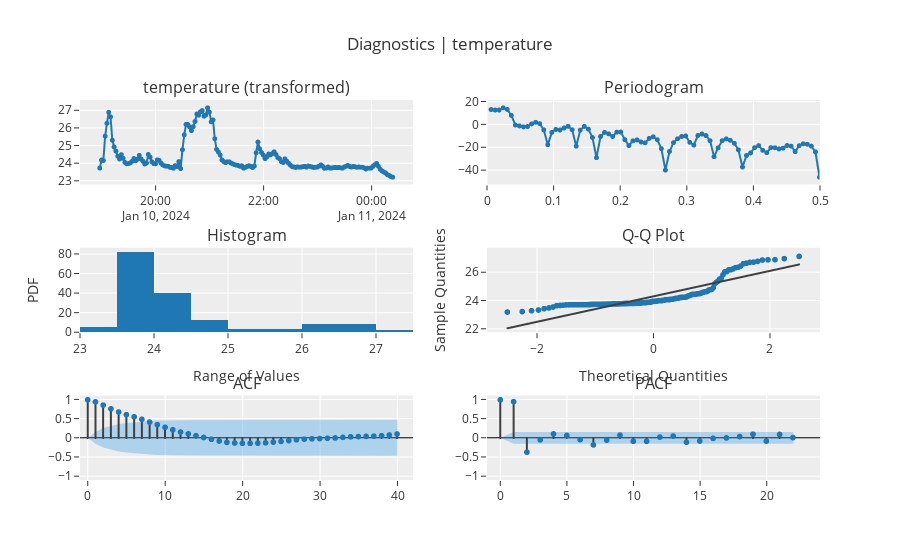

Notebook cell for this chart:
### Code cell
exp_ts.plot_model(plot="diagnostics")

### Figure 1 — Plotly figure (JSON) as saved in the notebook; plotly's stock layout.template omitted (floating-point values rounded to 4 significant figures; data arrays with more than 128 entries replaced by an {"elided": "..."} marker saying what was removed)
{"data": [{"line": {"color": "rgb(31, 119, 180)", "width": 2}, "marker": {"color": "rgb(31, 119, 180)", "size": 5}, "mode": "lines+markers", "name": "temperature (transformed)", "showlegend": false, "type": "scattergl", "x": {"elided": "164 str values"}, "xaxis": "x", "y": {"elided": "164 float values"}, "yaxis": "y"}, {"hoverinfo": "text", "hovertext": ["Freq: 0.0061<br>Ampl: 13.3932<br>Time period: 164.0", "Freq: 0.0122<br>Ampl: 12.9141<br>Time period: 82.0", "Freq: 0.0183<br>Ampl: 12.9118<br>Time period: 54.6667", "Freq: 0.0244<br>Ampl: 14.8997<br>Time period: 41.0", "Freq: 0.0305<br>Ampl: 13.4684<br>Time period: 32.8", "Freq: 0.0366<br>Ampl: 8.23<br>Time period: 27.3333", "Freq: 0.0427<br>Ampl: -0.2167<br>Time period: 23.4286", "Freq: 0.0488<br>Ampl: -0.9972<br>Time period: 20.5", "Freq: 0.0549<br>Ampl: -1.8743<br>Time period: 18.2222", "Freq: 0.061<br>Ampl: -1.5535<br>Time period: 16.4", "Freq: 0.0671<br>Ampl: 0.7379<br>Time period: 14.9091", "Freq: 0.0732<br>Ampl: 2.1471<br>Time period: 13.6667", "Freq: 0.0793<br>Ampl: 0.9653<br>Time period: 12.6154", "Freq: 0.0854<br>Ampl: -4.4854<br>Time period: 11.7143", "Freq: 0.0915<br>Ampl: -17.5451<br>Time period: 10.9333", "Freq: 0.0976<br>Ampl: -6.6921<br>Time period: 10.25", "Freq: 0.1037<br>Ampl: -4.1384<br>Time period: 9.6471", "Freq: 0.1098<br>Ampl: -4.6257<br>Time period: 9.1111", "Freq: 0.1159<br>Ampl: -2.8407<br>Time period: 8.6316", "Freq: 0.122<br>Ampl: -1.3768<br>Time period: 8.2", "Freq: 0.128<br>Ampl: -4.3914<br>Time period: 7.8095", "Freq: 0.1341<br>Ampl: -18.851<br>Time period: 7.4545", "Freq: 0.1402<br>Ampl: -4.7454<br>Time period: 7.1304", "Freq: 0.1463<br>Ampl: -1.4307<br>Time period: 6.8333", "Freq: 0.1524<br>Ampl: -3.8407<br>Time period: 6.56", "Freq: 0.1585<br>Ampl: -11.2287<br>Time period: 6.3077", "Freq: 0.1646<br>Ampl: -28.9091<br>Time period: 6.0741", "Freq: 0.1707<br>Ampl: -10.3445<br>Time period: 5.8571", "Freq: 0.1768<br>Ampl: -6.701<br>Time period: 5.6552", "Freq: 0.1829<br>Ampl: -8.0101<br>Time period: 5.4667", "Freq: 0.189<br>Ampl: -10.2567<br>Time period: 5.2903", "Freq: 0.1951<br>Ampl: -6.4821<br>Time period: 5.125", "Freq: 0.2012<br>Ampl: -6.3853<br>Time period: 4.9697", "Freq: 0.2073<br>Ampl: -13.1383<br>Time period: 4.8235", "Freq: 0.2134<br>Ampl: -18.3246<br>Time period: 4.6857", "Freq: 0.2195<br>Ampl: -14.1025<br>Time period: 4.5556", "Freq: 0.2256<br>Ampl: -13.2954<br>Time period: 4.4324", "Freq: 0.2317<br>Ampl: -15.1677<br>Time period: 4.3158", "Freq: 0.2378<br>Ampl: -15.8767<br>Time period: 4.2051", "Freq: 0.2439<br>Ampl: -11.9736<br>Time period: 4.1", "Freq: 0.25<br>Ampl: -10.5911<br>Time period: 4.0", "Freq: 0.2561<br>Ampl: -13.1548<br>Time period: 3.9048", "Freq: 0.2622<br>Ampl: -21.0006<br>Time period: 3.814", "Freq: 0.2683<br>Ampl: -39.8441<br>Time period: 3.7273", "Freq: 0.2744<br>Ampl: -23.5212<br>Time period: 3.6444", "Freq: 0.2805<br>Ampl: -15.7177<br>Time period: 3.5652", "Freq: 0.2866<br>Ampl: -12.3117<br>Time period: 3.4894", "Freq: 0.2927<br>Ampl: -10.3172<br>Time period: 3.4167", "Freq: 0.2988<br>Ampl: -9.8521<br>Time period: 3.3469", "Freq: 0.3049<br>Ampl: -15.4198<br>Time period: 3.28", "Freq: 0.311<br>Ampl: -17.9157<br>Time period: 3.2157", "Freq: 0.3171<br>Ampl: -9.4848<br>Time period: 3.1538", "Freq: 0.3232<br>Ampl: -8.1091<br>Time period: 3.0943", "Freq: 0.3293<br>Ampl: -9.526<br>Time period: 3.037", "Freq: 0.3354<br>Ampl: -13.9992<br>Time period: 2.9818", "Freq: 0.3415<br>Ampl: -28.0736<br>Time period: 2.9286", "Freq: 0.3476<br>Ampl: -20.3149<br>Time period: 2.8772", "Freq: 0.3537<br>Ampl: -14.0028<br>Time period: 2.8276", "Freq: 0.3598<br>Ampl: -12.4207<br>Time period: 2.7797", "Freq: 0.3659<br>Ampl: -13.6848<br>Time period: 2.7333", "Freq: 0.372<br>Ampl: -16.2768<br>Time period: 2.6885", "Freq: 0.378<br>Ampl: -22.0344<br>Time period: 2.6452", "Freq: 0.3841<br>Ampl: -37.1492<br>Time period: 2.6032", "Freq: 0.3902<br>Ampl: -27.0163<br>Time period: 2.5625", "Freq: 0.3963<br>Ampl: -24.7932<br>Time period: 2.5231", "Freq: 0.4024<br>Ampl: -20.0934<br>Time period: 2.4848", "Freq: 0.4085<br>Ampl: -18.3391<br>Time period: 2.4478", "Freq: 0.4146<br>Ampl: -22.4355<br>Time period: 2.4118", "Freq: 0.4207<br>Ampl: -24.546<br>Time period: 2.3768", "Freq: 0.4268<br>Ampl: -20.1189<br>Time period: 2.3429", "Freq: 0.4329<br>Ampl: -20.2079<br>Time period: 2.3099", "Freq: 0.439<br>Ampl: -21.2283<br>Time period: 2.2778", "Freq: 0.4451<br>Ampl: -20.6326<br>Time period: 2.2466", "Freq: 0.4512<br>Ampl: -18.2465<br>Time period: 2.2162", "Freq: 0.4573<br>Ampl: -18.792<br>Time period: 2.1867", "Freq: 0.4634<br>Ampl: -23.58<br>Time period: 2.1579", "Freq: 0.4695<br>Ampl: -18.3784<br>Time period: 2.1299", "Freq: 0.4756<br>Ampl: -16.7331<br>Time period: 2.1026", "Freq: 0.4817<br>Ampl: -17.1685<br>Time period: 2.0759", "Freq: 0.4878<br>Ampl: -18.784<br>Time period: 2.05", "Freq: 0.4939<br>Ampl: -23.8805<br>Time period: 2.0247", "Freq: 0.5<br>Ampl: -46.0957<br>Time period: 2.0"], "line": {"color": "#1f77b4", "width": 2}, "marker": {"size": 5}, "mode": "lines+markers", "name": "temperature (transformed)", "showlegend": false, "type": "scattergl", "x": [0.006098, 0.0122, 0.01829, 0.02439, 0.03049, 0.03659, 0.04268, 0.04878, 0.05488, 0.06098, 0.06707, 0.07317, 0.07927, 0.08537, 0.09146, 0.09756, 0.1037, 0.1098, 0.1159, 0.122, 0.128, 0.1341, 0.1402, 0.1463, 0.1524, 0.1585, 0.1646, 0.1707, 0.1768, 0.1829, 0.189, 0.1951, 0.2012, 0.2073, 0.2134, 0.2195, 0.2256, 0.2317, 0.2378, 0.2439, 0.25, 0.2561, 0.2622, 0.2683, 0.2744, 0.2805, 0.2866, 0.2927, 0.2988, 0.3049, 0.311, 0.3171, 0.3232, 0.3293, 0.3354, 0.3415, 0.3476, 0.3537, 0.3598, 0.3659, 0.372, 0.378, 0.3841, 0.3902, 0.3963, 0.4024, 0.4085, 0.4146, 0.4207, 0.4268, 0.4329, 0.439, 0.4451, 0.4512, 0.4573, 0.4634, 0.4695, 0.4756, 0.4817, 0.4878, 0.4939, 0.5], "xaxis": "x2", "y": [13.39, 12.91, 12.91, 14.9, 13.47, 8.23, -0.2167, -0.9972, -1.874, -1.554, 0.7379, 2.147, 0.9653, -4.485, -17.55, -6.692, -4.138, -4.626, -2.841, -1.377, -4.391, -18.85, -4.745, -1.431, -3.841, -11.23, -28.91, -10.34, -6.701, -8.01, -10.26, -6.482, -6.385, -13.14, -18.32, -14.1, -13.3, -15.17, -15.88, -11.97, -10.59, -13.15, -21.0, -39.84, -23.52, -15.72, -12.31, -10.32, -9.852, -15.42, -17.92, -9.485, -8.109, -9.526, -14.0, -28.07, -20.31, -14.0, -12.42, -13.68, -16.28, -22.03, -37.15, -27.02, -24.79, -20.09, -18.34, -22.44, -24.55, -20.12, -20.21, -21.23, -20.63, -18.25, -18.79, -23.58, -18.38, -16.73, -17.17, -18.78, -23.88, -46.1], "yaxis": "y2"}, {"alignmentgroup": "True", "bingroup": "x", "hovertemplate": "variable=temperature (transformed)<br>value=%{x}<br>count=%{y}<extra></extra>", "legendgroup": "temperature (transformed)", "marker": {"color": "#1f77b4", "pattern": {"shape": ""}}, "name": "temperature (transformed)", "offsetgroup": "temperature (transformed)", "orientation": "v", "showlegend": false, "type": "histogram", "x": {"elided": "164 float values"}, "xaxis": "x3", "yaxis": "y3"}, {"marker": {"color": "#1f77b4"}, "mode": "markers", "name": "temperature (transformed)", "showlegend": false, "type": "scattergl", "x": {"elided": "164 float values"}, "xaxis": "x4", "y": {"elided": "164 float values"}, "yaxis": "y4"}, {"line": {"color": "#3f3f3f"}, "mode": "lines", "name": "temperature (transformed)", "showlegend": false, "type": "scattergl", "x": {"elided": "164 float values"}, "xaxis": "x4", "y": {"elided": "164 float values"}, "yaxis": "y4"}, {"line": {"color": "#3f3f3f"}, "mode": "lines", "name": "ACF", "showlegend": false, "type": "scattergl", "x": [0, 0], "xaxis": "x5", "y": [0, 1], "yaxis": "y5"}, {"line": {"color": "#3f3f3f"}, "mode": "lines", "name": "ACF", "showlegend": false, "type": "scattergl", "x": [1, 1], "xaxis": "x5", "y": [0, 0.9459], "yaxis": "y5"}, {"line": {"color": "#3f3f3f"}, "mode": "lines", "name": "ACF", "showlegend": false, "type": "scattergl", "x": [2, 2], "xaxis": "x5", "y": [0, 0.8601], "yaxis": "y5"}, {"line": {"color": "#3f3f3f"}, "mode": "lines", "name": "ACF", "showlegend": false, "type": "scattergl", "x": [3, 3], "xaxis": "x5", "y": [0, 0.7647], "yaxis": "y5"}, {"line": {"color": "#3f3f3f"}, "mode": "lines", "name": "ACF", "showlegend": false, "type": "scattergl", "x": [4, 4], "xaxis": "x5", "y": [0, 0.6798], "yaxis": "y5"}, {"line": {"color": "#3f3f3f"}, "mode": "lines", "name": "ACF", "showlegend": false, "type": "scattergl", "x": [5, 5], "xaxis": "x5", "y": [0, 0.6118], "yaxis": "y5"}, {"line": {"color": "#3f3f3f"}, "mode": "lines", "name": "ACF", "showlegend": false, "type": "scattergl", "x": [6, 6], "xaxis": "x5", "y": [0, 0.554], "yaxis": "y5"}, {"line": {"color": "#3f3f3f"}, "mode": "lines", "name": "ACF", "showlegend": false, "type": "scattergl", "x": [7, 7], "xaxis": "x5", "y": [0, 0.4896], "yaxis": "y5"}, {"line": {"color": "#3f3f3f"}, "mode": "lines", "name": "ACF", "showlegend": false, "type": "scattergl", "x": [8, 8], "xaxis": "x5", "y": [0, 0.4175], "yaxis": "y5"}, {"line": {"color": "#3f3f3f"}, "mode": "lines", "name": "ACF", "showlegend": false, "type": "scattergl", "x": [9, 9], "xaxis": "x5", "y": [0, 0.348], "yaxis": "y5"}, {"line": {"color": "#3f3f3f"}, "mode": "lines", "name": "ACF", "showlegend": false, "type": "scattergl", "x": [10, 10], "xaxis": "x5", "y": [0, 0.2796], "yaxis": "y5"}, {"line": {"color": "#3f3f3f"}, "mode": "lines", "name": "ACF", "showlegend": false, "type": "scattergl", "x": [11, 11], "xaxis": "x5", "y": [0, 0.2141], "yaxis": "y5"}, {"line": {"color": "#3f3f3f"}, "mode": "lines", "name": "ACF", "showlegend": false, "type": "scattergl", "x": [12, 12], "xaxis": "x5", "y": [0, 0.1566], "yaxis": "y5"}, {"line": {"color": "#3f3f3f"}, "mode": "lines", "name": "ACF", "showlegend": false, "type": "scattergl", "x": [13, 13], "xaxis": "x5", "y": [0, 0.1085], "yaxis": "y5"}, {"line": {"color": "#3f3f3f"}, "mode": "lines", "name": "ACF", "showlegend": false, "type": "scattergl", "x": [14, 14], "xaxis": "x5", "y": [0, 0.06093], "yaxis": "y5"}, {"line": {"color": "#3f3f3f"}, "mode": "lines", "name": "ACF", "showlegend": false, "type": "scattergl", "x": [15, 15], "xaxis": "x5", "y": [0, 0.01346], "yaxis": "y5"}, {"line": {"color": "#3f3f3f"}, "mode": "lines", "name": "ACF", "showlegend": false, "type": "scattergl", "x": [16, 16], "xaxis": "x5", "y": [0, -0.03347], "yaxis": "y5"}, {"line": {"color": "#3f3f3f"}, "mode": "lines", "name": "ACF", "showlegend": false, "type": "scattergl", "x": [17, 17], "xaxis": "x5", "y": [0, -0.07891], "yaxis": "y5"}, {"line": {"color": "#3f3f3f"}, "mode": "lines", "name": "ACF", "showlegend": false, "type": "scattergl", "x": [18, 18], "xaxis": "x5", "y": [0, -0.1147], "yaxis": "y5"}, {"line": {"color": "#3f3f3f"}, "mode": "lines", "name": "ACF", "showlegend": false, "type": "scattergl", "x": [19, 19], "xaxis": "x5", "y": [0, -0.1313], "yaxis": "y5"}, {"line": {"color": "#3f3f3f"}, "mode": "lines", "name": "ACF", "showlegend": false, "type": "scattergl", "x": [20, 20], "xaxis": "x5", "y": [0, -0.1403], "yaxis": "y5"}, {"line": {"color": "#3f3f3f"}, "mode": "lines", "name": "ACF", "showlegend": false, "type": "scattergl", "x": [21, 21], "xaxis": "x5", "y": [0, -0.1397], "yaxis": "y5"}, {"line": {"color": "#3f3f3f"}, "mode": "lines", "name": "ACF", "showlegend": false, "type": "scattergl", "x": [22, 22], "xaxis": "x5", "y": [0, -0.1353], "yaxis": "y5"}, {"line": {"color": "#3f3f3f"}, "mode": "lines", "name": "ACF", "showlegend": false, "type": "scattergl", "x": [23, 23], "xaxis": "x5", "y": [0, -0.1257], "yaxis": "y5"}, {"line": {"color": "#3f3f3f"}, "mode": "lines", "name": "ACF", "showlegend": false, "type": "scattergl", "x": [24, 24], "xaxis": "x5", "y": [0, -0.1084], "yaxis": "y5"}, {"line": {"color": "#3f3f3f"}, "mode": "lines", "name": "ACF", "showlegend": false, "type": "scattergl", "x": [25, 25], "xaxis": "x5", "y": [0, -0.08897], "yaxis": "y5"}, {"line": {"color": "#3f3f3f"}, "mode": "lines", "name": "ACF", "showlegend": false, "type": "scattergl", "x": [26, 26], "xaxis": "x5", "y": [0, -0.06847], "yaxis": "y5"}, {"line": {"color": "#3f3f3f"}, "mode": "lines", "name": "ACF", "showlegend": false, "type": "scattergl", "x": [27, 27], "xaxis": "x5", "y": [0, -0.0456], "yaxis": "y5"}, {"line": {"color": "#3f3f3f"}, "mode": "lines", "name": "ACF", "showlegend": false, "type": "scattergl", "x": [28, 28], "xaxis": "x5", "y": [0, -0.02919], "yaxis": "y5"}, {"line": {"color": "#3f3f3f"}, "mode": "lines", "name": "ACF", "showlegend": false, "type": "scattergl", "x": [29, 29], "xaxis": "x5", "y": [0, -0.02143], "yaxis": "y5"}, {"line": {"color": "#3f3f3f"}, "mode": "lines", "name": "ACF", "showlegend": false, "type": "scattergl", "x": [30, 30], "xaxis": "x5", "y": [0, -0.01496], "yaxis": "y5"}, {"line": {"color": "#3f3f3f"}, "mode": "lines", "name": "ACF", "showlegend": false, "type": "scattergl", "x": [31, 31], "xaxis": "x5", "y": [0, -0.00746], "yaxis": "y5"}, {"line": {"color": "#3f3f3f"}, "mode": "lines", "name": "ACF", "showlegend": false, "type": "scattergl", "x": [32, 32], "xaxis": "x5", "y": [0, 0.0009222], "yaxis": "y5"}, {"line": {"color": "#3f3f3f"}, "mode": "lines", "name": "ACF", "showlegend": false, "type": "scattergl", "x": [33, 33], "xaxis": "x5", "y": [0, 0.01536], "yaxis": "y5"}, {"line": {"color": "#3f3f3f"}, "mode": "lines", "name": "ACF", "showlegend": false, "type": "scattergl", "x": [34, 34], "xaxis": "x5", "y": [0, 0.03025], "yaxis": "y5"}, {"line": {"color": "#3f3f3f"}, "mode": "lines", "name": "ACF", "showlegend": false, "type": "scattergl", "x": [35, 35], "xaxis": "x5", "y": [0, 0.0379], "yaxis": "y5"}, {"line": {"color": "#3f3f3f"}, "mode": "lines", "name": "ACF", "showlegend": false, "type": "scattergl", "x": [36, 36], "xaxis": "x5", "y": [0, 0.04183], "yaxis": "y5"}, {"line": {"color": "#3f3f3f"}, "mode": "lines", "name": "ACF", "showlegend": false, "type": "scattergl", "x": [37, 37], "xaxis": "x5", "y": [0, 0.04706], "yaxis": "y5"}, {"line": {"color": "#3f3f3f"}, "mode": "lines", "name": "ACF", "showlegend": false, "type": "scattergl", "x": [38, 38], "xaxis": "x5", "y": [0, 0.06018], "yaxis": "y5"}, {"line": {"color": "#3f3f3f"}, "mode": "lines", "name": "ACF", "showlegend": false, "type": "scattergl", "x": [39, 39], "xaxis": "x5", "y": [0, 0.07871], "yaxis": "y5"}, {"line": {"color": "#3f3f3f"}, "mode": "lines", "name": "ACF", "showlegend": false, "type": "scattergl", "x": [40, 40], "xaxis": "x5", "y": [0, 0.1045], "yaxis": "y5"}, {"marker": {"color": "#1f77b4", "size": 6}, "mode": "markers", "name": "ACF", "showlegend": false, "type": "scattergl", "x": [0, 1, 2, 3, 4, 5, 6, 7, 8, 9, 10, 11, 12, 13, 14, 15, 16, 17, 18, 19, 20, 21, 22, 23, 24, 25, 26, 27, 28, 29, 30, 31, 32, 33, 34, 35, 36, 37, 38, 39, 40], "xaxis": "x5", "y": [1, 0.9459, 0.8601, 0.7647, 0.6798, 0.6118, 0.554, 0.4896, 0.4175, 0.348, 0.2796, 0.2141, 0.1566, 0.1085, 0.06093, 0.01346, -0.03347, -0.07891, -0.1147, -0.1313, -0.1403, -0.1397, -0.1353, -0.1257, -0.1084, -0.08897, -0.06847, -0.0456, -0.02919, -0.02143, -0.01496, -0.00746, 0.0009222, 0.01536, 0.03025, 0.0379, 0.04183, 0.04706, 0.06018, 0.07871, 0.1045], "yaxis": "y5"}, {"line": {"color": "rgba(255,255,255,0)"}, "mode": "lines", "name": "UC", "showlegend": false, "type": "scatter", "x": [0, 1, 2, 3, 4, 5, 6, 7, 8, 9, 10, 11, 12, 13, 14, 15, 16, 17, 18, 19, 20, 21, 22, 23, 24, 25, 26, 27, 28, 29, 30, 31, 32, 33, 34, 35, 36, 37, 38, 39, 40], "xaxis": "x5", "y": [0, 0.153, 0.2556, 0.3162, 0.3569, 0.3861, 0.4081, 0.4254, 0.4384, 0.4476, 0.4539, 0.4579, 0.4603, 0.4615, 0.4621, 0.4623, 0.4623, 0.4624, 0.4627, 0.4633, 0.4642, 0.4652, 0.4662, 0.4671, 0.4679, 0.4685, 0.4689, 0.4691, 0.4692, 0.4693, 0.4693, 0.4693, 0.4693, 0.4693, 0.4693, 0.4693, 0.4694, 0.4695, 0.4696, 0.4698, 0.4701], "yaxis": "y5"}, {"fill": "tonexty", "fillcolor": "rgba(32, 146, 230,0.3)", "line": {"color": "rgba(255,255,255,0)"}, "mode": "lines", "name": "LC", "showlegend": false, "type": "scatter", "x": [0, 1, 2, 3, 4, 5, 6, 7, 8, 9, 10, 11, 12, 13, 14, 15, 16, 17, 18, 19, 20, 21, 22, 23, 24, 25, 26, 27, 28, 29, 30, 31, 32, 33, 34, 35, 36, 37, 38, 39, 40], "xaxis": "x5", "y": [0, -0.153, -0.2556, -0.3162, -0.3569, -0.3861, -0.4081, -0.4254, -0.4384, -0.4476, -0.4539, -0.4579, -0.4603, -0.4615, -0.4621, -0.4623, -0.4623, -0.4624, -0.4627, -0.4633, -0.4642, -0.4652, -0.4662, -0.4671, -0.4679, -0.4685, -0.4689, -0.4691, -0.4692, -0.4693, -0.4693, -0.4693, -0.4693, -0.4693, -0.4693, -0.4693, -0.4694, -0.4695, -0.4696, -0.4698, -0.4701], "yaxis": "y5"}, {"line": {"color": "#3f3f3f"}, "mode": "lines", "name": "PACF", "showlegend": false, "type": "scattergl", "x": [0, 0], "xaxis": "x6", "y": [0, 1], "yaxis": "y6"}, {"line": {"color": "#3f3f3f"}, "mode": "lines", "name": "PACF", "showlegend": false, "type": "scattergl", "x": [1, 1], "xaxis": "x6", "y": [0, 0.9517], "yaxis": "y6"}, {"line": {"color": "#3f3f3f"}, "mode": "lines", "name": "PACF", "showlegend": false, "type": "scattergl", "x": [2, 2], "xaxis": "x6", "y": [0, -0.3711], "yaxis": "y6"}, {"line": {"color": "#3f3f3f"}, "mode": "lines", "name": "PACF", "showlegend": false, "type": "scattergl", "x": [3, 3], "xaxis": "x6", "y": [0, -0.04944], "yaxis": "y6"}, {"line": {"color": "#3f3f3f"}, "mode": "lines", "name": "PACF", "showlegend": false, "type": "scattergl", "x": [4, 4], "xaxis": "x6", "y": [0, 0.1062], "yaxis": "y6"}, {"line": {"color": "#3f3f3f"}, "mode": "lines", "name": "PACF", "showlegend": false, "type": "scattergl", "x": [5, 5], "xaxis": "x6", "y": [0, 0.06614], "yaxis": "y6"}, {"line": {"color": "#3f3f3f"}, "mode": "lines", "name": "PACF", "showlegend": false, "type": "scattergl", "x": [6, 6], "xaxis": "x6", "y": [0, -0.0439], "yaxis": "y6"}, {"line": {"color": "#3f3f3f"}, "mode": "lines", "name": "PACF", "showlegend": false, "type": "scattergl", "x": [7, 7], "xaxis": "x6", "y": [0, -0.1808], "yaxis": "y6"}, {"line": {"color": "#3f3f3f"}, "mode": "lines", "name": "PACF", "showlegend": false, "type": "scattergl", "x": [8, 8], "xaxis": "x6", "y": [0, -0.05596], "yaxis": "y6"}, {"line": {"color": "#3f3f3f"}, "mode": "lines", "name": "PACF", "showlegend": false, "type": "scattergl", "x": [9, 9], "xaxis": "x6", "y": [0, 0.07501], "yaxis": "y6"}, {"line": {"color": "#3f3f3f"}, "mode": "lines", "name": "PACF", "showlegend": false, "type": "scattergl", "x": [10, 10], "xaxis": "x6", "y": [0, -0.08621], "yaxis": "y6"}, {"line": {"color": "#3f3f3f"}, "mode": "lines", "name": "PACF", "showlegend": false, "type": "scattergl", "x": [11, 11], "xaxis": "x6", "y": [0, -0.08702], "yaxis": "y6"}, {"line": {"color": "#3f3f3f"}, "mode": "lines", "name": "PACF", "showlegend": false, "type": "scattergl", "x": [12, 12], "xaxis": "x6", "y": [0, 0.02387], "yaxis": "y6"}, {"line": {"color": "#3f3f3f"}, "mode": "lines", "name": "PACF", "showlegend": false, "type": "scattergl", "x": [13, 13], "xaxis": "x6", "y": [0, 0.05073], "yaxis": "y6"}, {"line": {"color": "#3f3f3f"}, "mode": "lines", "name": "PACF", "showlegend": false, "type": "scattergl", "x": [14, 14], "xaxis": "x6", "y": [0, -0.1102], "yaxis": "y6"}, {"line": {"color": "#3f3f3f"}, "mode": "lines", "name": "PACF", "showlegend": false, "type": "scattergl", "x": [15, 15], "xaxis": "x6", "y": [0, -0.07965], "yaxis": "y6"}, {"line": {"color": "#3f3f3f"}, "mode": "lines", "name": "PACF", "showlegend": false, "type": "scattergl", "x": [16, 16], "xaxis": "x6", "y": [0, -0.009661], "yaxis": "y6"}, {"line": {"color": "#3f3f3f"}, "mode": "lines", "name": "PACF", "showlegend": false, "type": "scattergl", "x": [17, 17], "xaxis": "x6", "y": [0, 0.002028], "yaxis": "y6"}, {"line": {"color": "#3f3f3f"}, "mode": "lines", "name": "PACF", "showlegend": false, "type": "scattergl", "x": [18, 18], "xaxis": "x6", "y": [0, 0.03772], "yaxis": "y6"}, {"line": {"color": "#3f3f3f"}, "mode": "lines", "name": "PACF", "showlegend": false, "type": "scattergl", "x": [19, 19], "xaxis": "x6", "y": [0, 0.09934], "yaxis": "y6"}, {"line": {"color": "#3f3f3f"}, "mode": "lines", "name": "PACF", "showlegend": false, "type": "scattergl", "x": [20, 20], "xaxis": "x6", "y": [0, -0.08087], "yaxis": "y6"}, {"line": {"color": "#3f3f3f"}, "mode": "lines", "name": "PACF", "showlegend": false, "type": "scattergl", "x": [21, 21], "xaxis": "x6", "y": [0, 0.0931], "yaxis": "y6"}, {"line": {"color": "#3f3f3f"}, "mode": "lines", "name": "PACF", "showlegend": false, "type": "scattergl", "x": [22, 22], "xaxis": "x6", "y": [0, 0.0108], "yaxis": "y6"}, {"marker": {"color": "#1f77b4", "size": 6}, "mode": "markers", "name": "PACF", "showlegend": false, "type": "scattergl", "x": [0, 1, 2, 3, 4, 5, 6, 7, 8, 9, 10, 11, 12, 13, 14, 15, 16, 17, 18, 19, 20, 21, 22], "xaxis": "x6", "y": [1, 0.9517, -0.3711, -0.04944, 0.1062, 0.06614, -0.0439, -0.1808, -0.05596, 0.07501, -0.08621, -0.08702, 0.02387, 0.05073, -0.1102, -0.07965, -0.009661, 0.002028, 0.03772, 0.09934, -0.08087, 0.0931, 0.0108], "yaxis": "y6"}, {"line": {"color": "rgba(255,255,255,0)"}, "mode": "lines", "name": "UC", "showlegend": false, "type": "scatter", "x": [0, 1, 2, 3, 4, 5, 6, 7, 8, 9, 10, 11, 12, 13, 14, 15, 16, 17, 18, 19, 20, 21, 22], "xaxis": "x6", "y": [0, 0.153, 0.153, 0.153, 0.153, 0.153, 0.153, 0.153, 0.153, 0.153, 0.153, 0.153, 0.153, 0.153, 0.153, 0.153, 0.153, 0.153, 0.153, 0.153, 0.153, 0.153, 0.153], "yaxis": "y6"}, {"fill": "tonexty", "fillcolor": "rgba(32, 146, 230,0.3)", "line": {"color": "rgba(255,255,255,0)"}, "mode": "lines", "name": "LC", "showlegend": false, "type": "scatter", "x": [0, 1, 2, 3, 4, 5, 6, 7, 8, 9, 10, 11, 12, 13, 14, 15, 16, 17, 18, 19, 20, 21, 22], "xaxis": "x6", "y": [0, -0.153, -0.153, -0.153, -0.153, -0.153, -0.153, -0.153, -0.153, -0.153, -0.153, -0.153, -0.153, -0.153, -0.153, -0.153, -0.153, -0.153, -0.153, -0.153, -0.153, -0.153, -0.153], "yaxis": "y6"}], "layout": {"annotations": [{"font": {"size": 16}, "showarrow": false, "text": "temperature (transformed)", "x": 0.225, "xanchor": "center", "xref": "paper", "y": 1, "yanchor": "bottom", "yref": "paper"}, {"font": {"size": 16}, "showarrow": false, "text": "Periodogram", "x": 0.775, "xanchor": "center", "xref": "paper", "y": 1, "yanchor": "bottom", "yref": "paper"}, {"font": {"size": 16}, "showarrow": false, "text": "Histogram", "x": 0.225, "xanchor": "center", "xref": "paper", "y": 0.6111, "yanchor": "bottom", "yref": "paper"}, {"font": {"size": 16}, "showarrow": false, "text": "Q-Q Plot", "x": 0.775, "xanchor": "center", "xref": "paper", "y": 0.6111, "yanchor": "bottom", "yref": "paper"}, {"font": {"size": 16}, "showarrow": false, "text": "ACF", "x": 0.225, "xanchor": "center", "xref": "paper", "y": 0.2222, "yanchor": "bottom", "yref": "paper"}, {"font": {"size": 16}, "showarrow": false, "text": "PACF", "x": 0.775, "xanchor": "center", "xref": "paper", "y": 0.2222, "yanchor": "bottom", "yref": "paper"}], "showlegend": false, "title": {"text": "Diagnostics | temperature"}, "xaxis": {"anchor": "y", "domain": [0, 0.45]}, "xaxis2": {"anchor": "y2", "domain": [0.55, 1], "range": [0, 0.5]}, "xaxis3": {"anchor": "y3", "domain": [0, 0.45], "title": {"text": "Range of Values"}}, "xaxis4": {"anchor": "y4", "domain": [0.55, 1], "title": {"text": "Theoretical Quantities"}}, "xaxis5": {"anchor": "y5", "domain": [0, 0.45], "range": [-1, 42]}, "xaxis6": {"anchor": "y6", "domain": [0.55, 1], "range": [-1, 24]}, "yaxis": {"anchor": "x", "domain": [0.7778, 1]}, "yaxis2": {"anchor": "x2", "domain": [0.7778, 1]}, "yaxis3": {"anchor": "x3", "domain": [0.3889, 0.6111], "title": {"text": "PDF"}}, "yaxis4": {"anchor": "x4", "domain": [0.3889, 0.6111], "title": {"text": "Sample Quantities"}}, "yaxis5": {"anchor": "x5", "domain": [0, 0.2222], "range": [-1.1, 1.1], "zerolinecolor": "#000000"}, "yaxis6": {"anchor": "x6", "domain": [0, 0.2222], "range": [-1.1, 1.1], "zerolinecolor": "#000000"}}}
